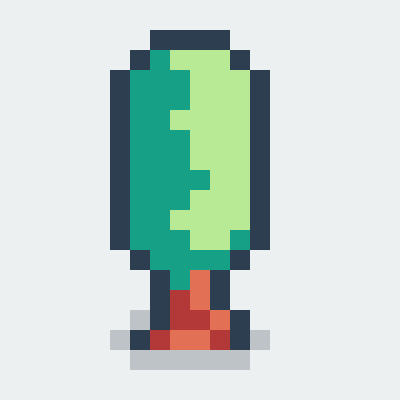
Frame 1 (no input)
Frame 60 (no input): identical to frame 1, image omitted
Frame 120 (the mouse pressed at the canvas centre since frame 60): identical to frame 1, image omitted

The p5.js sketch that drew this single still picture (run headless with seeded random() and noise() and a simulated clock; from frame 60 on, the mouse is pressed at the canvas centre):

// p5.js sketch
// ── sketch.js
function setup() {
  createCanvas(400, 400);
}

function draw() {
  let clouds = '#ecf0f1';
  let silver = '#bdc3c7';
  let midnight_blue = '#2c3e50';
  let greensea = '#16a085';
  let emerald = '#b8e994';
  let pomegranate = '#b33939';
  let carrot = '#e17055'
  let x_awal = 120;
  let y_awal = 40;
  let ukuran = 20;
  
  let baris1 = [clouds, clouds, midnight_blue, midnight_blue, midnight_blue, midnight_blue, clouds, clouds];
  let baris2 = [clouds, midnight_blue, greensea, emerald, emerald, emerald, midnight_blue, clouds];
  let baris3 = [midnight_blue, greensea, greensea, greensea, emerald, emerald, emerald,  midnight_blue]; 
  let baris4 = [midnight_blue, greensea, greensea, greensea, emerald, emerald, emerald,  midnight_blue]; 
  let baris5 = [midnight_blue, greensea, greensea, emerald, emerald, emerald, emerald,  midnight_blue]; 
  let baris6 = [midnight_blue, greensea, greensea, greensea, emerald, emerald, emerald, midnight_blue];
  let baris7 = [midnight_blue, greensea, greensea, greensea, emerald, emerald, emerald, midnight_blue];
  let baris8 = [midnight_blue, greensea, greensea, greensea, greensea, emerald, emerald, midnight_blue];
  let baris9 = [midnight_blue, greensea, greensea, greensea, emerald, emerald, emerald, midnight_blue];
  let baris10 = [midnight_blue, greensea, greensea, emerald, emerald, emerald, emerald, midnight_blue];
  let baris11 = [midnight_blue, greensea, greensea, greensea, emerald, emerald, greensea, midnight_blue];
  let baris12 = [clouds, midnight_blue, greensea, greensea, greensea, greensea, midnight_blue, clouds];
  let baris13 = [clouds, clouds, midnight_blue, greensea, carrot, midnight_blue, clouds, clouds];
  let baris14 = [clouds, clouds, midnight_blue, pomegranate, carrot, midnight_blue, clouds, clouds];
  let baris15 = [clouds, silver, midnight_blue, pomegranate, pomegranate, carrot, midnight_blue, clouds];
  let baris16 = [silver, midnight_blue, pomegranate, carrot, carrot, pomegranate, midnight_blue, silver];
  let baris17 = [clouds, silver, silver, silver, silver, silver, silver, clouds];
  
  let baris = [baris1, baris2, baris3, baris4, baris5, baris6, baris7, baris8, baris9, baris10, baris11, baris12, baris13, baris14, baris15, baris16, baris17];
  
  background(clouds);
  rectMode(CENTER);
  noStroke();
  
  // Gambar
  for(let b=0; b<=16; b++){
    for(let i=0; i<= 7; i++){
      fill(baris[b][i]);
      rect(x_awal+(20*i), y_awal+(20*(b)), ukuran, ukuran);
    }
  }
}

// function windowResized() {
//   resizeCanvas(windowWidth, windowHeight);
// }
// ── style.css
html, body {
	margin: 0 auto;
	padding: 0;
	display: flex;
	justify-content: center;
	align-items: center;
}
canvas {
  display: block;
}
